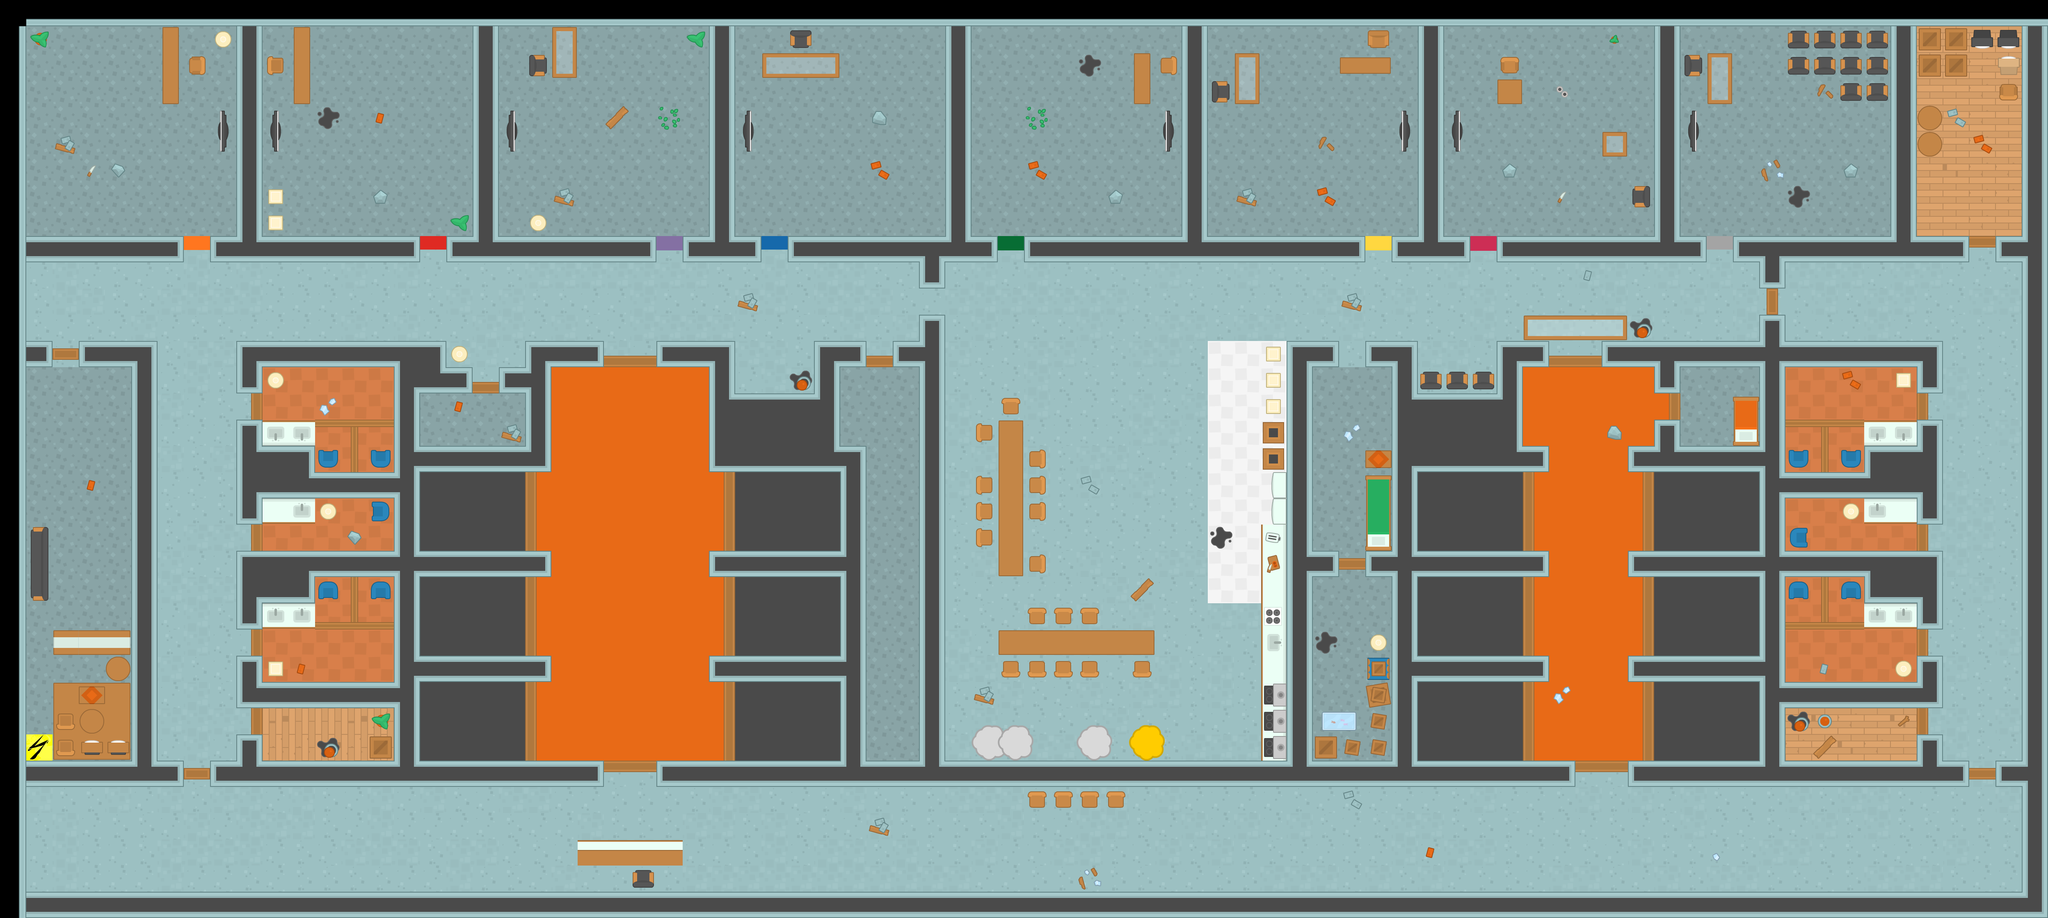

This is a level from a 2D game, rendered from its Tiled map with the project's own tilesets. A one-line summary and the map file follow, with tile-layer data summarised:
An orthogonal 78x35 tile map with 64x64 px tiles, 4 tile layers (Floor, Walls, Furnitare, Items), 13 tilesets and 302 objects (184x wall, 77x zombie, 9x ammo_small, 6x ammo_big, 5x health, ...).

<map version="1.1" tiledversion="2018.09.12" orientation="orthogonal" renderorder="right-down" width="78" height="35" tilewidth="64" tileheight="64" infinite="0" nextlayerid="26" nextobjectid="382">
 <tileset firstgid="1" source="spritesheet_tiles.tsx" />
 <tileset firstgid="541" source="orange.tsx" />
 <tileset firstgid="542" source="red.tsx" />
 <tileset firstgid="543" source="violet.tsx" />
 <tileset firstgid="544" source="green.tsx" />
 <tileset firstgid="545" source="blue.tsx" />
 <tileset firstgid="546" source="yellow.tsx" />
 <tileset firstgid="547" source="purple.tsx" />
 <tileset firstgid="548" source="grey.tsx" />
 <tileset firstgid="549" source="new_floor.tsx" />
 <tileset firstgid="550" source="s.tsx" />
 <tileset firstgid="551" source="y.tsx" />
 <tileset firstgid="552" source="fuse.tsx" />
 <layer id="22" name="Floor" width="78" height="35">
  <data>[2730 cells, 2618 non-empty, 16 distinct tile ids]</data>
 </layer>
 <layer id="23" name="Walls" width="78" height="35">
  <data>[2730 cells, 923 non-empty, 43 distinct tile ids]</data>
 </layer>
 <layer id="24" name="Furnitare" width="78" height="35">
  <data>[2730 cells, 204 non-empty, 74 distinct tile ids]</data>
 </layer>
 <layer id="25" name="Items" width="78" height="35">
  <data>[2730 cells, 139 non-empty, 52 distinct tile ids]</data>
 </layer>
 <objectgroup id="3" name="Obstacles">
  <object id="1" name="wall" x="577" y="63" width="64" height="516" />
  <object id="2" name="player" x="1501" y="1490" width="64" height="58" />
  <object id="3" name="zombie" x="781" y="119" width="64" height="58" />
  <object id="4" name="zombie" x="917" y="209" width="64" height="58" />
  <object id="5" name="zombie" x="771" y="438" width="64" height="58" />
  <object id="6" name="zombie" x="915" y="412" width="64" height="58" />
  <object id="7" name="health" x="904" y="1285" width="45" height="44" />
  <object id="9" name="shotgun" x="709.5" y="1770" width="45" height="44" />
  <object id="10" name="pistol" x="1393.5" y="1008" width="45" height="44" />
  <object id="11" name="wall" x="1150" y="62" width="64" height="516" />
  <object id="12" name="wall" x="1726" y="60" width="64" height="516" />
  <object id="13" name="wall" x="2302" y="62" width="64" height="516" />
  <object id="14" name="wall" x="2876" y="64" width="64" height="516" />
  <object id="15" name="wall" x="3452" y="62" width="64" height="516" />
  <object id="16" name="wall" x="4030" y="60" width="64" height="516" />
  <object id="17" name="wall" x="4608" y="62" width="64" height="574" />
  <object id="18" name="wall" x="4226" y="578" width="570" height="58" />
  <object id="20" name="wall" x="66" y="581" width="380" height="58" />
  <object id="21" name="wall" x="512" y="581" width="512" height="58" />
  <object id="22" name="wall" x="1090" y="579" width="506" height="58" />
  <object id="23" name="wall" x="1666" y="581" width="190" height="58" />
  <object id="24" name="wall" x="1922" y="579" width="508" height="58" />
  <object id="25" name="wall" x="2498" y="579" width="826" height="58" />
  <object id="26" name="wall" x="3392" y="579" width="188" height="58" />
  <object id="27" name="wall" x="3650" y="579" width="506" height="58" />
  <object id="28" name="wall" x="0" y="0" width="4990" height="64" />
  <object id="29" name="wall" x="1" y="64" width="64" height="2178" />
  <object id="38" name="wall" x="66" y="835" width="58" height="58" />
  <object id="39" name="wall" x="192" y="835" width="190" height="58" />
  <object id="40" name="wall" x="318" y="894" width="64" height="960" />
  <object id="41" name="wall" x="574" y="860" width="64" height="98" />
  <object id="42" name="wall" x="574" y="1026" width="194" height="252" />
  <object id="44" name="wall" x="576" y="1348" width="442" height="188" />
  <object id="45" name="wall" x="572" y="1792" width="64" height="62" />
  <object id="46" name="wall" x="4930" y="61" width="64" height="2170" />
  <object id="47" name="wall" x="4672" y="833" width="64" height="126" />
  <object id="48" name="wall" x="4288" y="771" width="64" height="1078" />
  <object id="49" name="wall" x="4286" y="629" width="64" height="72" />
  <object id="50" name="wall" x="4550" y="1024" width="184" height="252" />
  <object id="52" name="wall" x="3911" y="835" width="772" height="58" />
  <object id="53" name="wall" x="4869" y="577" width="58" height="58" />
  <object id="54" name="wall" x="574" y="835" width="512" height="58" />
  <object id="55" name="wall" x="960" y="899" width="190" height="58" />
  <object id="56" name="wall" x="1216" y="899" width="128" height="58" />
  <object id="58" name="wall" x="1283" y="835" width="190" height="58" />
  <object id="59" name="wall" x="960" y="961" width="64" height="188" />
  <object id="60" name="wall" x="964" y="1088" width="334" height="766" />
  <object id="61" name="wall" x="1280" y="958" width="64" height="188" />
  <object id="62" name="wall" x="576" y="1029" width="450" height="184" />
  <object id="63" name="wall" x="1025" y="1347" width="314" height="58" />
  <object id="64" name="wall" x="577" y="1667" width="450" height="58" />
  <object id="65" name="wall" x="1297" y="1601" width="44" height="58" />
  <object id="66" name="wall" x="515" y="1859" width="952" height="58" />
  <object id="67" name="wall" x="1779" y="1091" width="334" height="776" />
  <object id="68" name="wall" x="1599" y="835" width="190" height="58" />
  <object id="69" name="wall" x="1791" y="961" width="198" height="186" />
  <object id="72" name="wall" x="1726" y="894" width="64" height="254" />
  <object id="73" name="wall" x="1984" y="832" width="64" height="270" />
  <object id="74" name="wall" x="2240" y="768" width="64" height="1100" />
  <object id="75" name="wall" x="1604" y="1859" width="508" height="58" />
  <object id="76" name="wall" x="1986" y="835" width="128" height="58" />
  <object id="77" name="wall" x="2178" y="833" width="128" height="58" />
  <object id="79" name="wall" x="4672" y="1601" width="64" height="126" />
  <object id="80" name="wall" x="4672" y="1793" width="64" height="64" />
  <object id="83" name="wall" x="4345" y="1029" width="342" height="184" />
  <object id="84" name="wall" x="4363" y="1345" width="368" height="188" />
  <object id="85" name="wall" x="4361" y="1667" width="306" height="58" />
  <object id="86" name="wall" x="2093" y="1859" width="1748" height="58" />
  <object id="87" name="wall" x="1728" y="1347" width="128" height="58" />
  <object id="88" name="wall" x="1730" y="1603" width="128" height="58" />
  <object id="89" name="wall" x="574" y="1601" width="64" height="62" />
  <object id="90" name="wall" x="61" y="1859" width="384" height="58" />
  <object id="91" name="wall" x="64" y="2177" width="4880" height="58" />
  <object id="92" name="wall" x="4865" y="1857" width="58" height="58" />
  <object id="93" name="wall" x="2238" y="591" width="64" height="112" />
  <object id="106" name="uzi" x="3561.5" y="162" width="45" height="44" />
  <object id="109" name="wall" x="904" y="1223" width="38" height="48" />
  <object id="110" name="wall" x="907" y="1798" width="38" height="48" />
  <object id="111" name="wall" x="927" y="1744" width="18" height="28" />
  <object id="112" name="wall" x="787" y="1822" width="18" height="28" />
  <object id="113" name="wall" x="397" y="76" width="34" height="172" />
  <object id="114" name="wall" x="473" y="140" width="18" height="28" />
  <object id="115" name="wall" x="659" y="148" width="18" height="28" />
  <object id="116" name="wall" x="537" y="84" width="18" height="28" />
  <object id="117" name="wall" x="93" y="80" width="18" height="28" />
  <object id="118" name="wall" x="661" y="462" width="18" height="28" />
  <object id="119" name="wall" x="661" y="528" width="18" height="28" />
  <object id="120" name="wall" x="1119" y="528" width="18" height="28" />
  </objectgroup>
</map>
<!-- 214 of 302 objects omitted -->
